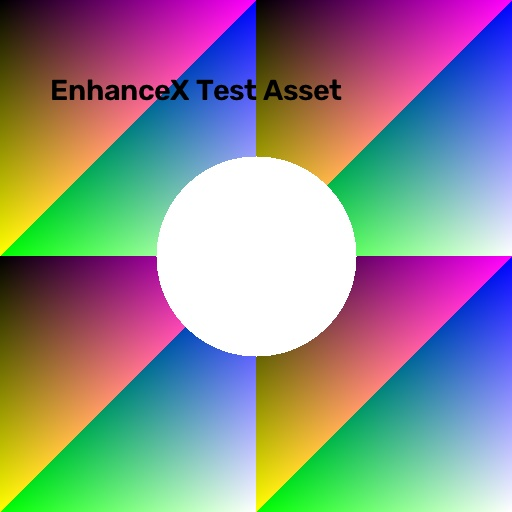
#> input picture assets/sample_input.jpg, 512 x 512 px
$ python -i scene.py   (imports and definitions only)
#> lines starting #> are read from the running program, lines starting #| are printed output that depends on the picture
### enhancex/core/logger.py
import logging
import sys
from typing import Optional


class CustomFormatter(logging.Formatter):
    grey = "\x1b[38;20m"
    blue = "\x1b[34;20m"
    yellow = "\x1b[33;20m"
    red = "\x1b[31;20m"
    bold_red = "\x1b[31;1m"
    reset = "\x1b[0m"
    fmt = "[%(asctime)s] [%(levelname)s] [%(name)s]: %(message)s"

    FORMATS = {
        logging.DEBUG: grey + fmt + reset,
        logging.INFO: blue + fmt + reset,
        logging.WARNING: yellow + fmt + reset,
        logging.ERROR: red + fmt + reset,
        logging.CRITICAL: bold_red + fmt + reset
    }

    # [4 lines left out: function format, not called in this run]


def get_logger(name: str = "EnhanceX", level: str = "INFO") -> logging.Logger:
    logger = logging.getLogger(name)
    if not logger.handlers:
        logger.setLevel(getattr(logging, level.upper(), logging.INFO))
        ch = logging.StreamHandler(sys.stdout)
        ch.setLevel(logging.DEBUG)
        ch.setFormatter(CustomFormatter())
        logger.addHandler(ch)
    return logger


def set_log_level(level: str, name: str = "EnhanceX") -> None:
    logger = logging.getLogger(name)
    logger.setLevel(getattr(logging, level.upper(), logging.INFO))

### enhancex/video/io.py
import os
import cv2
import numpy as np
from typing import Generator, Tuple, Optional
from enhancex.core.logger import get_logger

logger = get_logger("EnhanceX.VideoIO")


def _sanitize_path(filepath: str) -> str:
    """Sanitizes filepath preventing path traversal attacks."""
    if not isinstance(filepath, str):
        return filepath
    clean_path = os.path.realpath(os.path.abspath(filepath))
    return clean_path


class VideoReader:
    """High-performance frame iterator for video files and live camera streams."""

    def __init__(self, source: str):
        self.source = source
        self.is_stream = isinstance(source, int) or (isinstance(source, str) and source.isdigit())

        if not self.is_stream:
            self.source = _sanitize_path(str(source))
            if not os.path.exists(self.source):
                raise FileNotFoundError(f"Video file not found: {self.source}")

        self.cap = cv2.VideoCapture(int(source) if self.is_stream else self.source)
        if not self.cap.isOpened():
            raise ValueError(f"Failed to open video source: {source}")

        self.width = int(self.cap.get(cv2.CAP_PROP_FRAME_WIDTH))
        self.height = int(self.cap.get(cv2.CAP_PROP_FRAME_HEIGHT))
        self.fps = self.cap.get(cv2.CAP_PROP_FPS) or 30.0
        self.frame_count = int(self.cap.get(cv2.CAP_PROP_FRAME_COUNT)) if not self.is_stream else -1

    def __iter__(self) -> Generator[np.ndarray, None, None]:
        while self.cap.isOpened():
            ret, frame = self.cap.read()
            if not ret or frame is None:
                break
            yield frame

    def read_all(self) -> list:
        return [frame for frame in self]

    def release(self) -> None:
        if self.cap:
            self.cap.release()

    def __enter__(self):
        return self

    def __exit__(self, exc_type, exc_val, exc_tb):
        self.release()


class VideoWriter:
    """Video writer wrapper for encoding enhanced frames."""

    # [17 lines left out: functions __init__, write, not called in this run]

    def release(self) -> None:
        if self.writer:
            self.writer.release()

    def __enter__(self):
        return self

    def __exit__(self, exc_type, exc_val, exc_tb):
        self.release()

### enhancex/video/scene.py
import cv2
import numpy as np
from typing import List, Tuple
from enhancex.video.io import VideoReader


def detect_scenes(input_path: str, threshold: float = 30.0) -> List[Tuple[int, float]]:
    """
    Detect scene changes in video using HSV color histogram differences.
    Returns list of (frame_index, scene_change_score).
    """
#> called with input_path = '../../assets/sample_input.jpg', threshold = 30
    scene_cuts = []
    prev_hist = None

    with VideoReader(input_path) as reader:
        for idx, frame in enumerate(reader):
            hsv = cv2.cvtColor(frame, cv2.COLOR_BGR2HSV)
            hist = cv2.calcHist([hsv], [0, 1], None, [50, 60], [0, 180, 0, 256])
            cv2.normalize(hist, hist, 0, 1, cv2.NORM_MINMAX)

            if prev_hist is not None:
                score = cv2.compareHist(prev_hist, hist, cv2.HISTCMP_BHATTACHARYYA) * 100.0
                if score > threshold:
                    scene_cuts.append((idx, score))
            prev_hist = hist
#> this loop made 30 passes
#> pass 1, in detect_scenes, `hist = cv2.calcHist([hsv], [0, 1], None, [50, 60], [0, 180, 0, 256])`:
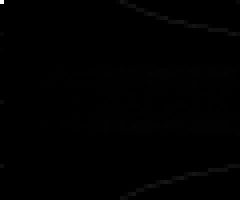
#> hist: shape (50, 60) float32 (shown 4 times larger); min 0, max 26031, mean 87.4; drawn with min black and max white
#> after the loop, scene_cuts = []

    return scene_cuts

>>> result = detect_scenes('../../assets/sample_input.jpg')
